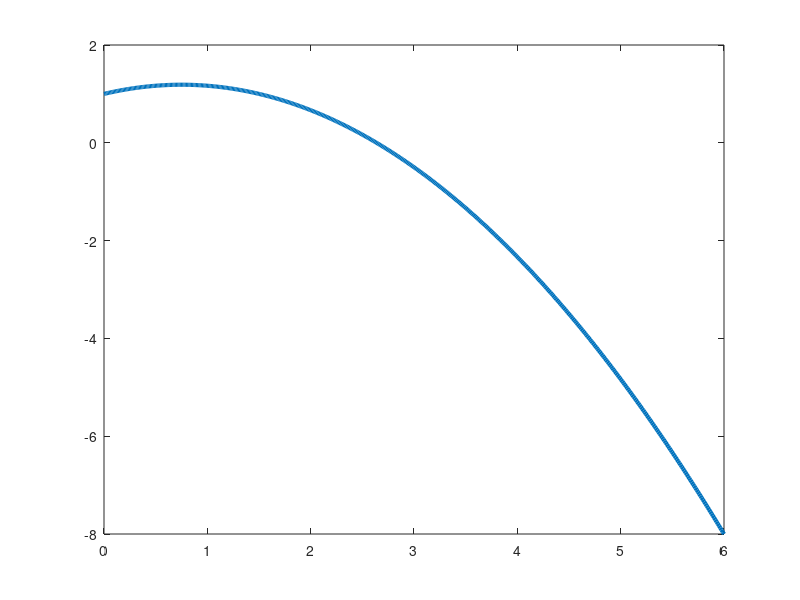

Recreate this plot in MATLAB. (Note: this script raises an error after producing the figure.)
%Michael Gagliardi 12/7/2020 ECE 202 2020 MATlab Exercise 4
%Plotting multiple functions, truncated power serues, shifted sinosoid...
%Normalized Gaussian and Three Dampings for Parallel RLC
clf
clear
%%--------Part (a) Truncated Power Series------------

t = linspace(0,6,501); %%time in s for plotting
ft = 1 + t/2 - 1/3*t.^2; %truncated power series 
figure(1) %creating the first plot
plot(t,ft,"Linewidth",3) %%plotting

ax = gca; %%current axes
ax.FontSize = 12; %axes label font size

xlabel('time (s)', 'FontSize',15) %%labeling the x axis 
ylabel('f(t)', 'FontSize',15) %labeling the y axis

grid on %turning the grid on
ax.GridAlpha = 0.3; %setting grid line width
title('ECE 202 M4 (a) Truncated Power Series','fontsize',19) %title and font size

%----------Part (b) Shifted Sinusoid---------

x = linspace(-5,5,501); %creating x values for plotting
gx = 4*cos(3*(x - 2)); %shifted sinusoid function
figure(2) %assiging function to figure 2
plot(x,gx,'r',"Linewidth",3) %plotting function, linewidth is 3

bx = gca; %%current axes
bx.FontSize = 12; %setting axis label font size
ylim([-6 6])
xlabel('x (m)', 'FontSize',15) %x axis label 
ylabel('g(x)', 'FontSize',15) % y axis label

grid on %turing the grid on
bx.GridAlpha = 0.3; %setting grid width
title('ECE 202 M4 (b) Shifted Sinusoid','fontsize',19) %title and font size


%-----------Part (c) Normalized Gaussian--------

x = linspace(0,10,501); %creating x values for plotting
Px = 1/(2*sqrt(pi))*exp(-(x-5).^2/4); %normalized gaussian function
figure(3) %assigning to figure 3
plot(x,Px,"--","Linewidth",3) %plotting function, setting line width

cx = gca; %current axes
cx.FontSize = 14; %setting axis value font size


xlabel('x (m)', 'FontSize',18) %labelling x axis and setting font size
ylabel('Probability Density (1/m)', 'FontSize',18) %labelling y axis and... 
%setting font size

grid on %turning grid on
cx.GridAlpha = 0.3; %setting grid line width
title('ECE 202 M4 (c) Normalized Gaussian','fontsize',24) %title and font size

%--------Part (d) Three Dampings for Parallel RLC-----------

tms = linspace(0,40,501); %setting time in ms for plot
t = tms/1000; %converting ms to s
v1t = 16*exp(-800*t) - 4*exp(-200*t); %overdamped function
v2t = (12 - 6000*t).*exp(-500*t); %critically damped function
v3t = (12*cos(450*t) - 5*sin(450*t)).*exp(-120*t); %underdamped
figure(4) %assigning to figure 4
plot(tms,v1t,'r',tms,v2t,'g',tms,v3t,'b','linewidth',2)%plotting, assigning...
%colors and linewidth

cx = gca; %current axes
cx.FontSize = 12; %setting value fontsize

xlabel('time (ms)', 'FontSize',18) %labelling x axis and assigning font size
ylabel('Voltage (V)', 'FontSize',18)%labelling y axis 

grid on %turning grid on
cx.GridAlpha = 0.3; %setting grid width
title('ECE 202 M4 (d) Three Dampings for Parallel RLC','fontsize',19) %titling and setting..
%font size
legend({'overdamped', 'critically damped', 'underdamped'}, 'FontSize',15)
%creating legend and assigning labels

